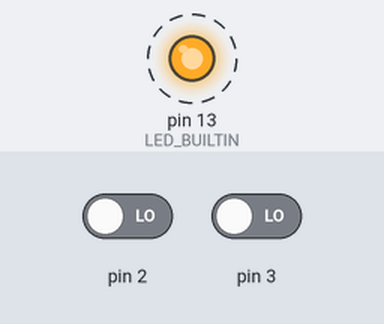
Bench run of a sketch on a simulated Arduino Uno, built with avr-gcc and run on an emulated ATmega328P. Parts: output pins drawn as LEDs (lit = HIGH). Dashed ring = blinking. Inputs (shaded band) come from the test bench; at power-on: pin 2 LOW, pin 3 LOW. What the sketch prints to the serial monitor is not drawn.

Above: at 0.5 s.
Timing chart, 0 to 4.6 s (numbered marks = the images above):
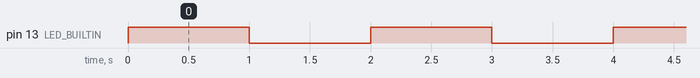

Measured:
- by itself, pin 13 (LED_BUILTIN): alternates HIGH for 1.0 s and LOW for 1.0 s

The sketch:

prueba-infrarrojo-25abril.ino
```cpp
int a, b, c;
//a DER
//b IZQ

/*
 * IMPORTANTE: NEGRO ES CERO PARA NOSOTROS EN LA LECTURA. BLANCO ES UNO PARA NOSOTROS.
 */

void setup() {
  //Asignamos pines donde están conectados sensores infrarrojos.
  pinMode(2,INPUT);
  pinMode(3,INPUT);
  pinMode(A0,INPUT);
  pinMode(LED_BUILTIN, OUTPUT);

  /**
   * Bloque para seteo de Timer1 y contar 1's y 0's con el fin de
   * determinar la velocidad de giro de la rueda.
   */
  //Inicializa Timer1
  noInterrupts();          // deshabilitamos interrupciones globales
  TCCR1A = 0;     //Se asigna 0 a TCCR1A
  TCCR1B = 0;     //Lo mismo para TCCR1B
  TCNT1 = 0;

  //Se asigna la comparacion para el registro a la cuenta de reloj deseada (en este caso, para contar un segundo).
  OCR1A = 15624;
  //Modo CTC:
  TCCR1B |= (1 << WGM12);
  //CS10 and CS12 bits para preescalar 1024:
  TCCR1B |= (1 << CS10);
  TCCR1B |= (1 << CS12);
  //Habilitar interrupcion de comparacion de timer:
  TIMSK1 |= (1 << OCIE1A);
  //Permitir interrupciones globales:
  interrupts();

  Serial.begin(9600);
}

void loop() {
  a = digitalRead(2);
  b = digitalRead(3);
  //c = analogRead(A0);
  Serial.print(a);
  Serial.println(b);
  //Serial.println(c);
  delay(200);

//  //1 = veo la cinta (blanca)
//
//  if (a==1) {
//    if(b == 0){
//    giraServoDerecha();
//    } else {
//      quedate();
//    }
//  } else {
//    if(b == 0) {
//      giraDerecha();
//    } else {
//      giraIzquierda();
//    }
//  }
//
}

/**
 * Funcion que se ejecuta cuando se alcanza el valor en el registro.
 */
ISR(TIMER1_COMPA_vect)
{
    digitalWrite(LED_BUILTIN, !digitalRead(LED_BUILTIN));
}

//void giraServoDerecha() {
//  //Que gire a la derecha
//}
```
